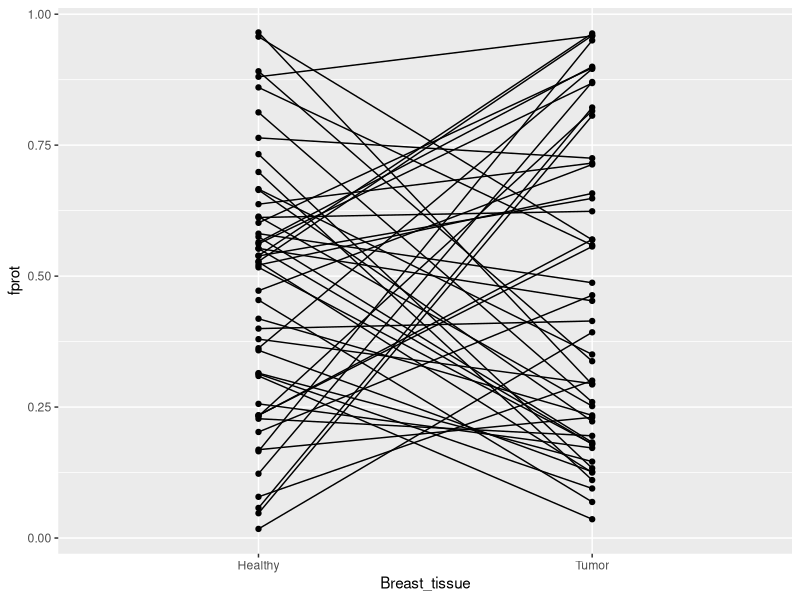
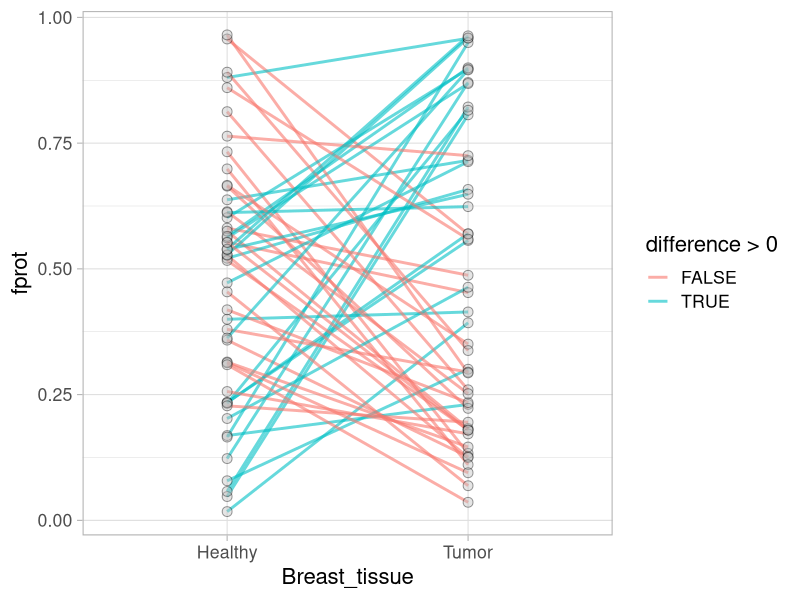
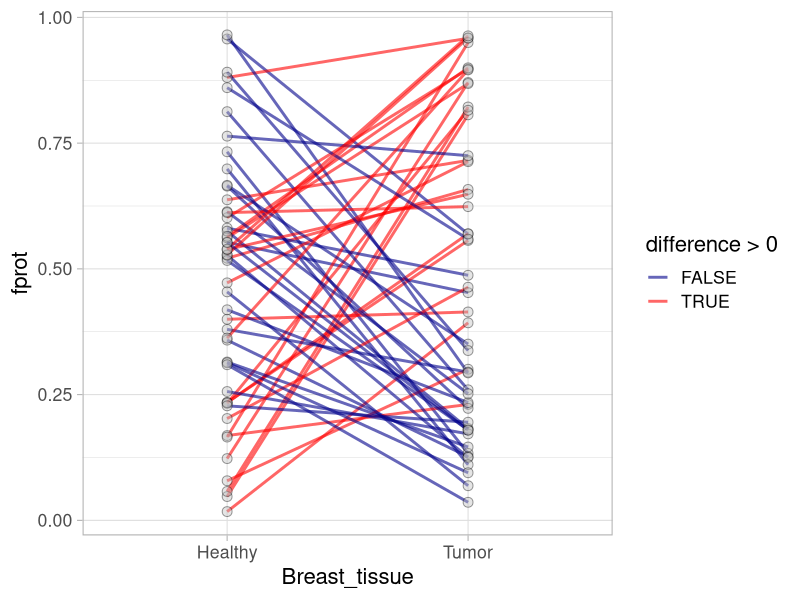

Write R code to recreate these figures, in order.
## ---- chunk 1
knitr::opts_chunk$set(echo = TRUE)
## ---- chunk 2
library(tidyverse)
## ---- chunk 3
df <- data.frame(replicate = rep(1:50, 2), Breast_tissue = c(rep("Healthy",50),rep("Tumor",50)), fprot=runif(100))
head(df)
## ---- chunk 4
df <- df %>% group_by(replicate) %>%
         mutate(difference = (fprot[Breast_tissue=="Tumor"] - fprot[Breast_tissue=="Healthy"]))
head(df)

## ---- chunk 5
ggplot(df, aes(x=Breast_tissue, y=fprot)) + geom_point() + geom_line(aes(group=replicate))
## ---- chunk 6
p <- ggplot(df, aes(x=Breast_tissue, y=fprot)) +
  geom_line(aes(group=replicate, color=difference>0), linewidth=1, alpha=0.6) +
  geom_point(color = "black", fill="grey", shape=21, size=3, alpha=0.4)

p <- p + theme_light(base_size = 16)
p
## ---- chunk 7
p <- p + scale_color_manual(values = c("darkblue","red"))
p
